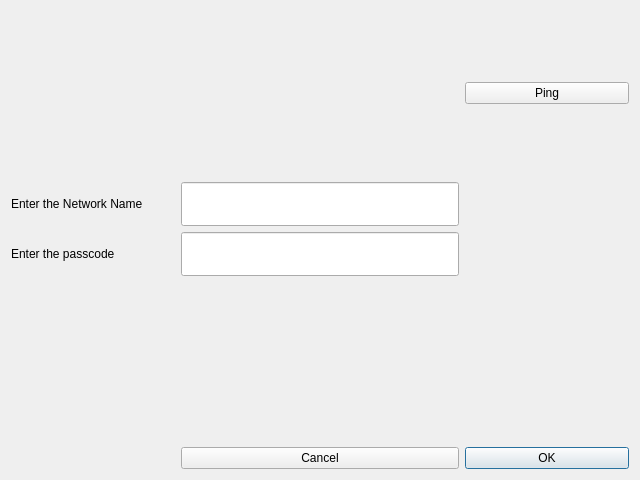
<?xml version="1.0" encoding="UTF-8"?>
<ui version="4.0">
 <class>OtaWindow</class>
 <widget class="QDialog" name="OtaWindow">
  <property name="geometry">
   <rect>
    <x>0</x>
    <y>0</y>
    <width>640</width>
    <height>480</height>
   </rect>
  </property>
  <property name="windowTitle">
   <string>Dialog</string>
  </property>
  <property name="styleSheet">
   <string notr="true"/>
  </property>
  <layout class="QGridLayout" name="gridLayout">
   <item row="6" column="0">
    <spacer name="horizontalSpacer">
     <property name="orientation">
      <enum>Qt::Horizontal</enum>
     </property>
     <property name="sizeHint" stdset="0">
      <size>
       <width>40</width>
       <height>20</height>
      </size>
     </property>
    </spacer>
   </item>
   <item row="1" column="1">
    <widget class="QLineEdit" name="lineEdit_ssidName">
     <property name="font">
      <font>
       <pointsize>24</pointsize>
      </font>
     </property>
    </widget>
   </item>
   <item row="6" column="1">
    <widget class="QPushButton" name="btn_cancel">
     <property name="sizePolicy">
      <sizepolicy hsizetype="Preferred" vsizetype="Preferred">
       <horstretch>0</horstretch>
       <verstretch>0</verstretch>
      </sizepolicy>
     </property>
     <property name="styleSheet">
      <string notr="true"/>
     </property>
     <property name="text">
      <string>Cancel</string>
     </property>
    </widget>
   </item>
   <item row="2" column="0">
    <widget class="QLabel" name="label_PSWD">
     <property name="text">
      <string>Enter the passcode</string>
     </property>
    </widget>
   </item>
   <item row="1" column="0">
    <widget class="QLabel" name="label_SSID">
     <property name="text">
      <string>Enter the Network Name</string>
     </property>
    </widget>
   </item>
   <item row="3" column="1">
    <spacer name="verticalSpacer">
     <property name="orientation">
      <enum>Qt::Vertical</enum>
     </property>
     <property name="sizeHint" stdset="0">
      <size>
       <width>20</width>
       <height>40</height>
      </size>
     </property>
    </spacer>
   </item>
   <item row="6" column="2">
    <widget class="QPushButton" name="btn_Ok">
     <property name="sizePolicy">
      <sizepolicy hsizetype="Preferred" vsizetype="Preferred">
       <horstretch>0</horstretch>
       <verstretch>0</verstretch>
      </sizepolicy>
     </property>
     <property name="text">
      <string>OK</string>
     </property>
     <property name="default">
      <bool>true</bool>
     </property>
    </widget>
   </item>
   <item row="0" column="1">
    <spacer name="verticalSpacer_2">
     <property name="orientation">
      <enum>Qt::Vertical</enum>
     </property>
     <property name="sizeHint" stdset="0">
      <size>
       <width>20</width>
       <height>40</height>
      </size>
     </property>
    </spacer>
   </item>
   <item row="2" column="2">
    <spacer name="horizontalSpacer_2">
     <property name="orientation">
      <enum>Qt::Horizontal</enum>
     </property>
     <property name="sizeHint" stdset="0">
      <size>
       <width>40</width>
       <height>20</height>
      </size>
     </property>
    </spacer>
   </item>
   <item row="2" column="1">
    <widget class="QLineEdit" name="lineEdit_password">
     <property name="font">
      <font>
       <pointsize>24</pointsize>
      </font>
     </property>
     <property name="echoMode">
      <enum>QLineEdit::Password</enum>
     </property>
    </widget>
   </item>
   <item row="0" column="2">
    <widget class="QPushButton" name="btn_Ping">
     <property name="text">
      <string>Ping</string>
     </property>
    </widget>
   </item>
  </layout>
 </widget>
 <resources/>
 <connections/>
</ui>
